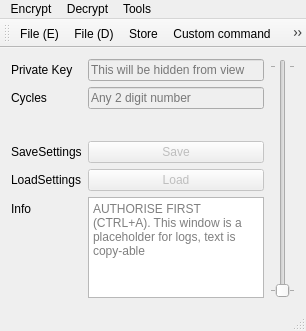
<?xml version="1.0" encoding="UTF-8"?>
<ui version="4.0">
 <class>MainWindow</class>
 <widget class="QMainWindow" name="MainWindow">
  <property name="geometry">
   <rect>
    <x>0</x>
    <y>0</y>
    <width>306</width>
    <height>331</height>
   </rect>
  </property>
  <property name="windowTitle">
   <string>Safe Pad</string>
  </property>
  <widget class="QWidget" name="centralWidget">
   <layout class="QVBoxLayout" name="verticalLayout">
    <item>
     <layout class="QHBoxLayout" name="horizontalLayout">
      <item>
       <layout class="QFormLayout" name="formLayout">
        <item row="0" column="0">
         <widget class="QLabel" name="label">
          <property name="text">
           <string>Private Key</string>
          </property>
         </widget>
        </item>
        <item row="0" column="1">
         <widget class="QLineEdit" name="privateKeyInput">
          <property name="enabled">
           <bool>false</bool>
          </property>
          <property name="inputMethodHints">
           <set>Qt::ImhHiddenText|Qt::ImhNoAutoUppercase|Qt::ImhNoPredictiveText|Qt::ImhSensitiveData</set>
          </property>
          <property name="inputMask">
           <string/>
          </property>
          <property name="text">
           <string/>
          </property>
          <property name="echoMode">
           <enum>QLineEdit::Password</enum>
          </property>
          <property name="placeholderText">
           <string>This will be hidden from view</string>
          </property>
          <property name="clearButtonEnabled">
           <bool>true</bool>
          </property>
         </widget>
        </item>
        <item row="1" column="0">
         <widget class="QLabel" name="label_2">
          <property name="text">
           <string>Cycles</string>
          </property>
         </widget>
        </item>
        <item row="1" column="1">
         <widget class="QLineEdit" name="cyclesInput">
          <property name="enabled">
           <bool>false</bool>
          </property>
          <property name="inputMethodHints">
           <set>Qt::ImhNone</set>
          </property>
          <property name="inputMask">
           <string>99</string>
          </property>
          <property name="text">
           <string/>
          </property>
          <property name="placeholderText">
           <string>Any 2 digit number</string>
          </property>
         </widget>
        </item>
        <item row="2" column="0">
         <spacer name="horizontalSpacer">
          <property name="orientation">
           <enum>Qt::Horizontal</enum>
          </property>
          <property name="sizeHint" stdset="0">
           <size>
            <width>40</width>
            <height>20</height>
           </size>
          </property>
         </spacer>
        </item>
        <item row="2" column="1">
         <spacer name="horizontalSpacer_2">
          <property name="orientation">
           <enum>Qt::Horizontal</enum>
          </property>
          <property name="sizeHint" stdset="0">
           <size>
            <width>40</width>
            <height>20</height>
           </size>
          </property>
         </spacer>
        </item>
        <item row="3" column="0">
         <widget class="QLabel" name="label_4">
          <property name="text">
           <string>SaveSettings</string>
          </property>
         </widget>
        </item>
        <item row="3" column="1">
         <widget class="QPushButton" name="saveSettings">
          <property name="enabled">
           <bool>false</bool>
          </property>
          <property name="text">
           <string>Save</string>
          </property>
         </widget>
        </item>
        <item row="4" column="0">
         <widget class="QLabel" name="label_5">
          <property name="text">
           <string>LoadSettings</string>
          </property>
         </widget>
        </item>
        <item row="4" column="1">
         <widget class="QPushButton" name="loadSettings">
          <property name="enabled">
           <bool>false</bool>
          </property>
          <property name="text">
           <string>Load</string>
          </property>
         </widget>
        </item>
        <item row="5" column="1">
         <widget class="QTextEdit" name="logArea">
          <property name="enabled">
           <bool>true</bool>
          </property>
          <property name="cursor" stdset="0">
           <cursorShape>IBeamCursor</cursorShape>
          </property>
          <property name="inputMethodHints">
           <set>Qt::ImhMultiLine</set>
          </property>
          <property name="tabChangesFocus">
           <bool>true</bool>
          </property>
          <property name="textInteractionFlags">
           <set>Qt::LinksAccessibleByKeyboard|Qt::LinksAccessibleByMouse|Qt::TextBrowserInteraction|Qt::TextSelectableByKeyboard|Qt::TextSelectableByMouse</set>
          </property>
          <property name="placeholderText">
           <string>AUTHORISE FIRST (CTRL+A). This window is a placeholder for logs, text is copy-able</string>
          </property>
         </widget>
        </item>
        <item row="5" column="0">
         <widget class="QLabel" name="label_3">
          <property name="text">
           <string>Info</string>
          </property>
         </widget>
        </item>
       </layout>
      </item>
      <item>
       <widget class="QSlider" name="cycleSlider">
        <property name="enabled">
         <bool>false</bool>
        </property>
        <property name="minimum">
         <number>1</number>
        </property>
        <property name="maximum">
         <number>10</number>
        </property>
        <property name="orientation">
         <enum>Qt::Vertical</enum>
        </property>
        <property name="tickPosition">
         <enum>QSlider::TicksBothSides</enum>
        </property>
       </widget>
      </item>
     </layout>
    </item>
   </layout>
  </widget>
  <widget class="QMenuBar" name="menuBar">
   <property name="geometry">
    <rect>
     <x>0</x>
     <y>0</y>
     <width>306</width>
     <height>21</height>
    </rect>
   </property>
   <widget class="QMenu" name="menuCommands">
    <property name="title">
     <string>Encrypt</string>
    </property>
    <addaction name="actionFileEncrypt"/>
    <addaction name="actionStringEncrypt"/>
    <addaction name="actionOne_Way"/>
   </widget>
   <widget class="QMenu" name="menuHElp">
    <property name="title">
     <string>Decrypt</string>
    </property>
    <addaction name="actionFileDecrypt"/>
    <addaction name="actionStringDecrypt"/>
   </widget>
   <widget class="QMenu" name="menuHelp">
    <property name="title">
     <string>Tools</string>
    </property>
    <addaction name="actionAuthorise"/>
    <addaction name="actionCustom_command"/>
    <addaction name="actionStore"/>
    <addaction name="separator"/>
    <addaction name="actionHelp"/>
   </widget>
   <addaction name="menuCommands"/>
   <addaction name="menuHElp"/>
   <addaction name="menuHelp"/>
  </widget>
  <widget class="QStatusBar" name="statusBar"/>
  <widget class="QToolBar" name="toolBar">
   <property name="windowTitle">
    <string>toolBar</string>
   </property>
   <attribute name="toolBarArea">
    <enum>TopToolBarArea</enum>
   </attribute>
   <attribute name="toolBarBreak">
    <bool>false</bool>
   </attribute>
   <addaction name="actionFileEncrypt"/>
   <addaction name="actionFileDecrypt"/>
   <addaction name="actionStore"/>
   <addaction name="actionCustom_command"/>
   <addaction name="actionAuthorise"/>
  </widget>
  <action name="actionFileEncrypt">
   <property name="checkable">
    <bool>false</bool>
   </property>
   <property name="text">
    <string>File (E)</string>
   </property>
   <property name="shortcut">
    <string>Ctrl+Alt+E</string>
   </property>
  </action>
  <action name="actionStringEncrypt">
   <property name="text">
    <string>String</string>
   </property>
   <property name="shortcut">
    <string>Ctrl+E</string>
   </property>
  </action>
  <action name="actionFileDecrypt">
   <property name="text">
    <string>File (D)</string>
   </property>
   <property name="shortcut">
    <string>Ctrl+Alt+D</string>
   </property>
  </action>
  <action name="actionStringDecrypt">
   <property name="text">
    <string>String</string>
   </property>
   <property name="shortcut">
    <string>Ctrl+D</string>
   </property>
  </action>
  <action name="actionCustom_command">
   <property name="text">
    <string>Custom command</string>
   </property>
   <property name="shortcut">
    <string>Ctrl+C</string>
   </property>
  </action>
  <action name="actionHelp">
   <property name="text">
    <string>Help</string>
   </property>
   <property name="shortcut">
    <string>Ctrl+H</string>
   </property>
  </action>
  <action name="actionAuthorise">
   <property name="text">
    <string>Authorise</string>
   </property>
   <property name="shortcut">
    <string>Ctrl+A</string>
   </property>
  </action>
  <action name="actionStore">
   <property name="text">
    <string>Store</string>
   </property>
   <property name="shortcut">
    <string>Ctrl+Alt+S</string>
   </property>
  </action>
  <action name="actionOne_Way">
   <property name="text">
    <string>One-Way</string>
   </property>
   <property name="shortcut">
    <string>Ctrl+O</string>
   </property>
  </action>
 </widget>
 <layoutdefault spacing="6" margin="11"/>
 <tabstops>
  <tabstop>privateKeyInput</tabstop>
  <tabstop>cycleSlider</tabstop>
  <tabstop>saveSettings</tabstop>
  <tabstop>loadSettings</tabstop>
  <tabstop>logArea</tabstop>
  <tabstop>cyclesInput</tabstop>
 </tabstops>
 <resources/>
 <connections/>
</ui>
